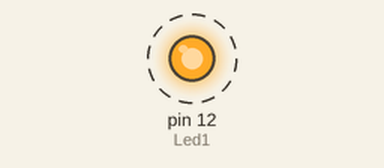
Bench run of a sketch on a simulated Arduino Uno, built with avr-gcc and run on an emulated ATmega328P. Shown: output pins drawn as LEDs (lit = HIGH). Dashed ring = blinking.

Above: at 0.12 s.
Timing chart, 0 to 3.0 s (numbered marks = the images above):
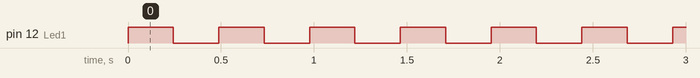

The sketch:

Arduino-LedIF.ino
```cpp
byte Led1=12;
byte cont=0;
byte tiempo=500;

void setup() {
pinMode(Led1,OUTPUT);
digitalWrite(Led1,LOW);

}

void loop() {

  if(cont<10){
   digitalWrite(Led1,HIGH);
   delay(tiempo);
   digitalWrite(Led1,LOW);
   delay(tiempo);
   cont=cont+1;
  }

}
```

Measured:
- by itself, pin 12 (Led1): alternates HIGH for 0.24 s and LOW for 0.24 s, 20 changes in all, then stays LOW
